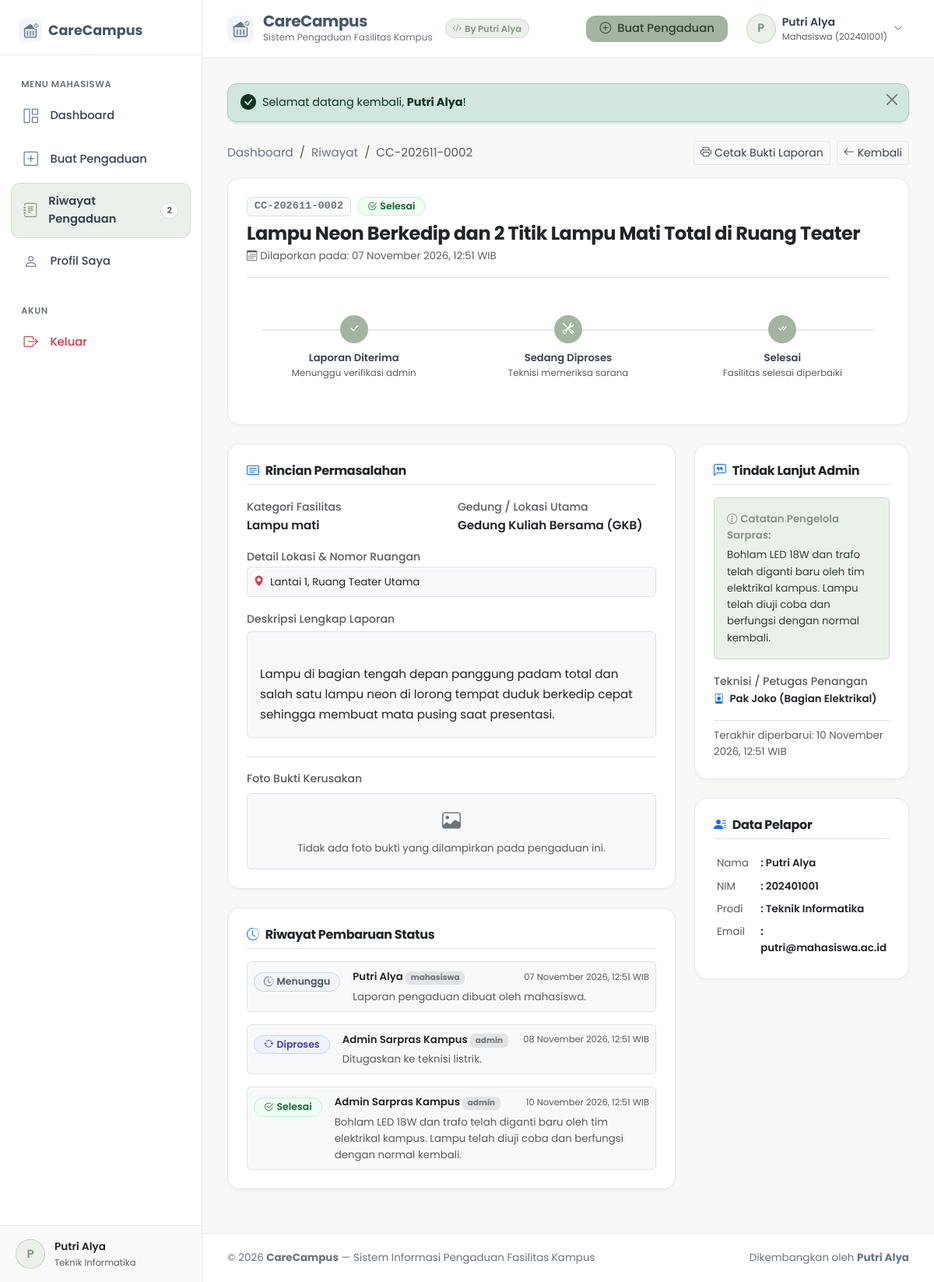
/mahasiswa/detail-pengaduan.php?id=2 (signed in), run on the app's committed database.
### tables this page shows
CREATE TABLE `users` (
  `id` int(11) NOT NULL AUTO_INCREMENT,
  `nama` varchar(100) NOT NULL,
  `nim` varchar(30) DEFAULT NULL,
  `email` varchar(100) NOT NULL,
  `password` varchar(255) NOT NULL,
  `role` enum('admin','mahasiswa') NOT NULL DEFAULT 'mahasiswa',
  `prodi` varchar(100) DEFAULT NULL,
  `no_telp` varchar(20) DEFAULT NULL,
  `created_at` timestamp NOT NULL DEFAULT current_timestamp(),
  `updated_at` timestamp NOT NULL DEFAULT current_timestamp() ON UPDATE current_timestamp(),
  PRIMARY KEY (`id`),
  UNIQUE KEY `email` (`email`)
);

CREATE TABLE `complaints` (
  `id` int(11) NOT NULL AUTO_INCREMENT,
  `nomor_laporan` varchar(30) NOT NULL,
  `user_id` int(11) NOT NULL,
  `judul` varchar(150) NOT NULL,
  `kategori` varchar(100) NOT NULL,
  `lokasi` varchar(100) NOT NULL,
  `detail_lokasi` varchar(150) NOT NULL,
  `deskripsi` text NOT NULL,
  `foto` varchar(255) DEFAULT NULL,
  `status` enum('Menunggu','Diproses','Selesai','Ditolak') NOT NULL DEFAULT 'Menunggu',
  `catatan_admin` text DEFAULT NULL,
  `petugas` varchar(100) DEFAULT NULL,
  `created_at` timestamp NOT NULL DEFAULT current_timestamp(),
  `updated_at` timestamp NOT NULL DEFAULT current_timestamp() ON UPDATE current_timestamp(),
  PRIMARY KEY (`id`),
  UNIQUE KEY `nomor_laporan` (`nomor_laporan`),
  KEY `fk_complaints_user` (`user_id`),
  CONSTRAINT `fk_complaints_user` FOREIGN KEY (`user_id`) REFERENCES `users` (`id`) ON DELETE CASCADE
);

CREATE TABLE `complaint_logs` (
  `id` int(11) NOT NULL AUTO_INCREMENT,
  `complaint_id` int(11) NOT NULL,
  `user_id` int(11) NOT NULL,
  `status_sebelumnya` varchar(50) DEFAULT NULL,
  `status_baru` varchar(50) NOT NULL,
  `keterangan` text DEFAULT NULL,
  `created_at` timestamp NOT NULL DEFAULT current_timestamp(),
  PRIMARY KEY (`id`),
  KEY `fk_logs_complaint` (`complaint_id`),
  CONSTRAINT `fk_logs_complaint` FOREIGN KEY (`complaint_id`) REFERENCES `complaints` (`id`) ON DELETE CASCADE
);

### mahasiswa/detail-pengaduan.php (the view, shortened to what the rows shown need)
<?php
require_once dirname(__DIR__) . '/config/session.php';
require_mahasiswa();
$user = current_user();
$pdo = get_db();
$id = isset($_GET['id']) ? (int)$_GET['id'] : 0;
$stmt = $pdo->prepare("
    SELECT c.*, u.nama as nama_pelapor, u.nim as nim_pelapor, u.prodi as prodi_pelapor, u.email as email_pelapor
    FROM complaints c
    JOIN users u ON c.user_id = u.id
    WHERE c.id = ? AND c.user_id = ?
    LIMIT 1
");
$stmt->execute([$id, $user['id']]);
$complaint = $stmt->fetch();
$stmtLogs = $pdo->prepare("
    SELECT l.*, u.nama as nama_aktor, u.role as role_aktor
    FROM complaint_logs l
    LEFT JOIN users u ON l.user_id = u.id
    WHERE l.complaint_id = ?
    ORDER BY l.created_at ASC
");
$stmtLogs->execute([$id]);
$logs = $stmtLogs->fetchAll();
require dirname(__DIR__) . '/includes/header.php';
?>
<div class="app-wrapper">
  <?php require dirname(__DIR__) . '/includes/sidebar.php'; ?>
  <div class="main-content">
    <?php require dirname(__DIR__) . '/includes/navbar.php'; ?>
    <div class="content-body">
      <div class="d-flex flex-column flex-sm-row justify-content-between align-items-sm-center gap-2 mb-3">
        <nav aria-label="breadcrumb">
          <ol class="breadcrumb small mb-0">
            <li class="breadcrumb-item"><a href="<?= base_url('mahasiswa/index.php') ?>">Dashboard</a></li>
            <li class="breadcrumb-item"><a href="<?= base_url('mahasiswa/riwayat.php') ?>">Riwayat</a></li>
            <li class="breadcrumb-item active" aria-current="page"><?= e($complaint['nomor_laporan']) ?></li>
          </ol>
        </nav>
      </div>
      <div class="custom-card mb-4 bg-white">
        <div class="d-flex flex-column flex-md-row justify-content-between align-items-md-start gap-3">
          <div>
            <div class="d-flex align-items-center gap-2 mb-2">
              <span class="badge bg-light text-secondary border font-monospace" style="font-size: 0.85rem;">
                <?= e($complaint['nomor_laporan']) ?>
              </span>
              <?= status_badge($complaint['status']) ?>
            </div>
            <h2 class="h4 fw-bold mb-1 text-dark"><?= e($complaint['judul']) ?></h2>
            <div class="text-muted small">
              <i class="bi bi-calendar3 me-1"></i>Dilaporkan pada: <?= format_date($complaint['created_at']) ?>
            </div>
          </div>
        </div>
      </div>
      <div class="row g-4">
        <div class="col-lg-8">
          <div class="custom-card mb-4 bg-white">
            <div class="row g-3 mb-3">
              <div class="col-sm-6">
                <label class="form-label-custom text-muted small mb-0">Kategori Fasilitas</label>
                <div class="fw-semibold text-dark"><?= e($complaint['kategori']) ?></div>
              </div>
              <div class="col-sm-6">
                <label class="form-label-custom text-muted small mb-0">Gedung / Lokasi Utama</label>
                <div class="fw-semibold text-dark"><?= e($complaint['lokasi']) ?></div>
              </div>
              <div class="col-12">
                <label class="form-label-custom text-muted small mb-0">Detail Lokasi & Nomor Ruangan</label>
                <div class="p-2 rounded bg-light border text-dark small">
                  <i class="bi bi-geo-alt-fill text-danger me-1"></i>
                  <?= e($complaint['detail_lokasi']) ?>
                </div>
              </div>
            </div>
            <div class="mb-3">
              <label class="form-label-custom text-muted small mb-1">Deskripsi Lengkap Laporan</label>
              <div class="p-3 rounded bg-light border text-dark" style="white-space: pre-line; line-height: 1.7;">
                <?= e($complaint['deskripsi']) ?>
              </div>
            </div>
          </div>
          <div class="custom-card bg-white">
            <?php if (empty($logs)): ?>
              <p class="text-muted small mb-0">Belum ada riwayat pembaruan status.</p>
            <?php else: ?>
              <div class="d-flex flex-column gap-3">
                <?php foreach ($logs as $log): ?>
                  <div class="d-flex align-items-start gap-3 p-2 rounded bg-light border">
                    <div class="pt-1">
                      <?= status_badge($log['status_baru']) ?>
                    </div>
                    <div class="flex-grow-1">
                      <div class="d-flex justify-content-between align-items-center mb-1">
                        <span class="small fw-semibold text-dark">
                          <?= e($log['nama_aktor'] ?: 'Sistem') ?>
                          <span class="badge bg-secondary-subtle text-secondary" style="font-size: 0.65rem;">
                            <?= e($log['role_aktor'] ?: 'System') ?>
                          </span>
                        </span>
                        <span class="text-muted" style="font-size: 0.72rem;">
                          <?= format_date($log['created_at']) ?>
                        </span>
                      </div>
                      <p class="text-muted small mb-0"><?= e($log['keterangan'] ?: 'Pembaruan status laporan.') ?></p>
                    </div>
                  </div>
                <?php endforeach; ?>
              </div>
            <?php endif; ?>
          </div>
        </div>
        <div class="col-lg-4">
          <div class="custom-card bg-white mb-4">
            <h3 class="h6 fw-bold mb-3 text-dark pb-2 border-bottom d-flex align-items-center gap-2">
              <i class="bi bi-chat-left-quote text-primary"></i>
              <span>Tindak Lanjut Admin</span>
            </h3>
            <?php if (!empty($complaint['catatan_admin'])): ?>
              <div class="p-3 rounded mb-3" style="background-color: var(--accent-sage-light); border: 1px solid rgba(163,181,160,0.5);">
                <div class="fw-semibold small mb-1" style="color: var(--accent-sage-dark);">
                  <i class="bi bi-info-circle me-1"></i>Catatan Pengelola Sarpras:
                </div>
                <div class="small" style="color: #2F3E2E; line-height: 1.6;">
                  <?= e($complaint['catatan_admin']) ?>
                </div>
              </div>
            <?php else: ?>
              <div class="p-3 rounded bg-light border text-muted small text-center mb-3">
                Belum ada catatan tindak lanjut dari admin sarpras.
              </div>
            <?php endif; ?>
            <?php if (!empty($complaint['petugas'])): ?>
              <div class="mb-3">
                <label class="form-label-custom text-muted small mb-0">Teknisi / Petugas Penangan</label>
                <div class="fw-semibold text-dark small">
                  <i class="bi bi-person-badge text-primary me-1"></i>
                  <?= e($complaint['petugas']) ?>
                </div>
              </div>
            <?php endif; ?>
            <div class="text-muted small pt-2 border-top">
              Terakhir diperbarui: <?= format_date($complaint['updated_at']) ?>
            </div>
          </div>
          <div class="custom-card bg-white">
            <table class="table table-borderless table-sm small mb-0">
              <tr>
                <td class="text-muted" style="width: 100px;">Nama</td>
                <td class="fw-semibold text-dark">: <?= e($complaint['nama_pelapor']) ?></td>
              </tr>
              <tr>
                <td class="text-muted">NIM</td>
                <td class="fw-semibold text-dark">: <?= e($complaint['nim_pelapor']) ?></td>
              </tr>
              <tr>
                <td class="text-muted">Prodi</td>
                <td class="fw-semibold text-dark">: <?= e($complaint['prodi_pelapor']) ?></td>
              </tr>
              <tr>
                <td class="text-muted">Email</td>
                <td class="fw-semibold text-dark">: <?= e($complaint['email_pelapor']) ?></td>
              </tr>
            </table>
          </div>
        </div>
      </div>
    </div>
    <?php require dirname(__DIR__) . '/includes/footer.php'; ?>
</body>
</html>

### includes/sidebar.php (shortened to what the rows shown need)
<?php
$user = current_user();
?>
<aside class="sidebar-wrapper">
  <div class="sidebar-footer">
    <div class="user-profile-badge">
      <div class="user-avatar-circle <?= ($user && $user['role'] === 'admin') ? 'admin' : '' ?>">
        <?= $user ? strtoupper(substr($user['nama'], 0, 1)) : 'U' ?>
      </div>
      <div class="overflow-hidden">
        <div class="fw-semibold text-truncate text-dark" style="font-size: 0.85rem;">
          <?= $user ? e($user['nama']) : 'Tamu' ?>
        </div>
        <div class="text-muted text-truncate" style="font-size: 0.72rem;">
          <?= $user ? ($user['role'] === 'admin' ? 'Administrator' : e($user['prodi'] ?? 'Mahasiswa')) : '' ?>
        </div>
      </div>
    </div>
  </div>
</aside>

### includes/navbar.php (shortened to what the rows shown need)
<?php
$user = current_user();
?>
<header class="top-navbar">
  <div class="d-flex align-items-center gap-3">
    <a href="<?= is_admin() ? base_url('admin/index.php') : base_url('mahasiswa/index.php') ?>" class="navbar-brand-text">
      <div>
        <h1 class="brand-title">CareCampus</h1>
      </div>
    </a>
  </div>
  <div class="d-flex align-items-center gap-3">
    <?php if ($user): ?>
      <div class="dropdown">
        <button class="btn btn-outline-custom d-flex align-items-center gap-2 py-1 px-2 border-0" type="button" data-bs-toggle="dropdown" aria-expanded="false">
          <div class="user-avatar-circle <?= $user['role'] === 'admin' ? 'admin' : '' ?>">
            <?= strtoupper(substr($user['nama'], 0, 1)) ?>
          </div>
          <div class="text-start d-none d-md-block">
            <div class="fw-semibold text-truncate" style="max-width: 130px; font-size: 0.88rem;">
              <?= e($user['nama']) ?>
            </div>
            <div class="text-muted" style="font-size: 0.72rem;">
              <?= $user['role'] === 'admin' ? 'Administrator' : 'Mahasiswa (' . e($user['nim'] ?? 'NIM') . ')' ?>
            </div>
          </div>
          <i class="bi bi-chevron-down text-muted" style="font-size: 0.75rem;"></i>
        </button>
      </div>
    <?php endif; ?>
  </div>
</header>

### config/database.php (shortened to what the rows shown need)
<?php
function format_date($datetime, $with_time = true) {
    $timestamp = strtotime($datetime);
    $bulanIndo = [
        1 => 'Januari', 'Februari', 'Maret', 'April', 'Mei', 'Juni',
        'Juli', 'Agustus', 'September', 'Oktober', 'November', 'Desember'
    ];
    $hari = date('d', $timestamp);
    $bulan = $bulanIndo[intval(date('m', $timestamp))];
    $tahun = date('Y', $timestamp);
    if ($with_time) {
        $waktu = date('H:i', $timestamp) . ' WIB';
        return "{$hari} {$bulan} {$tahun}, {$waktu}";
    }
    return "{$hari} {$bulan} {$tahun}";
}
function status_badge($status) {
    $status = trim($status);
    switch ($status) {
        case 'Menunggu':
            return '<span class="status-badge badge-menunggu"><i class="bi bi-clock-history me-1"></i>Menunggu</span>';
        case 'Diproses':
            return '<span class="status-badge badge-diproses"><i class="bi bi-arrow-repeat me-1"></i>Diproses</span>';
        case 'Selesai':
            return '<span class="status-badge badge-selesai"><i class="bi bi-check2-circle me-1"></i>Selesai</span>';
    }
}

### data on the page
users: nama "P", nama "Putri Alya", prodi "Teknik Informatika", nim "202401001"
complaints: nomor_laporan "CC-202611-0002", judul "Lampu Neon Berkedip dan 2 Titik Lampu Mati Total di Ruang Teater", created_at "07 November 2026, 12:51 WIB", kategori "Lampu mati", lokasi "Gedung Kuliah Bersama (GKB)", detail_lokasi "Lantai 1, Ruang Teater Utama", deskripsi "Lampu di bagian tengah depan panggung padam total dan salah satu lampu neon di lorong tempat duduk berkedip cepat sehingga membuat mata pusing saat presentasi.", catatan_admin "Bohlam LED 18W dan trafo telah diganti baru oleh tim elektrikal kampus. Lampu telah diuji coba dan berfungsi dengan normal kembali.", petugas "Pak Joko (Bagian Elektrikal)", updated_at "10 November 2026, 12:51 WIB", user.nama "Putri Alya", user.nim "202401001", user.prodi "Teknik Informatika", user.email "putri@mahasiswa.ac.id"
complaint_logs: status_baru "Menunggu" (drawn), user.nama "Putri Alya", user.role "mahasiswa", created_at "07 November 2026, 12:51 WIB", keterangan "Laporan pengaduan dibuat oleh mahasiswa."
complaint_logs: status_baru "Diproses" (drawn), user.nama "Admin Sarpras Kampus", user.role "admin", created_at "08 November 2026, 12:51 WIB", keterangan "Ditugaskan ke teknisi listrik."
complaint_logs: status_baru "Selesai" (drawn), user.nama "Admin Sarpras Kampus", user.role "admin", created_at "10 November 2026, 12:51 WIB", keterangan "Bohlam LED 18W dan trafo telah diganti baru oleh tim elektrikal kampus. Lampu telah diuji coba dan berfungsi dengan normal kembali."

### other printed values
$menungguCount "2"
$flash['message'] "Selamat datang kembali, Putri Alya !"
